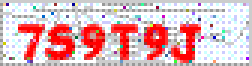
#> input picture captcha.gif, 84 x 22 px (shown 3 times larger)
$ python geticons.py
#> lines starting #> are read from the running program, lines starting #| are printed output that depends on the picture
from PIL import Image
import hashlib
import time

im = Image.open("captcha.gif")
#> im is the input picture: PIL image 84x22 P; mean R, G, B, A 224, 182.9, 187.1, 255
im2 = Image.new("L",im.size,255)
#> im2: PIL image 84x22 L; every value is 255
im = im.convert("L")
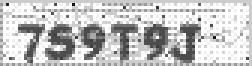
#> im: PIL image 84x22 L (shown 3 times larger); min 17, max 255, mean 195.6

temp = {}


for x in range(im.size[1]):
  for y in range(im.size[0]):
    pix = im.getpixel((y,x))
    temp[pix] = pix
    if pix == 220 or pix == 227: # these are the numbers to get
      im2.putpixel((y,x),0)
#> after the loop, temp = 65 items

# [4 lines of commented-out code are left out]
im2.save("output.gif")


inletter = False
foundletter=False
start = 0
end = 0

letters = []


for y in range(im2.size[0]): # slice across
  for x in range(im2.size[1]): # slice down
    pix = im2.getpixel((y,x))
    if pix != 255:
      inletter = True

  if foundletter == False and inletter == True:
    foundletter = True
    start = y

  if foundletter == True and inletter == False:
    foundletter = False
    end = y
    letters.append((start,end))

  inletter=False
#> after the loop, end = 0; foundletter = False; letters = []; start = 0

count = 0
for letter in letters:
  m = hashlib.md5()
  im3 = im2.crop(( letter[0] , 0, letter[1],im2.size[1] ))
  m.update("%s%s"%(time.time(),count))
  im3.save("./%s.gif"%(m.hexdigest()))
  count += 1
#> this loop made 0 passes
#> after the loop, count = 0
